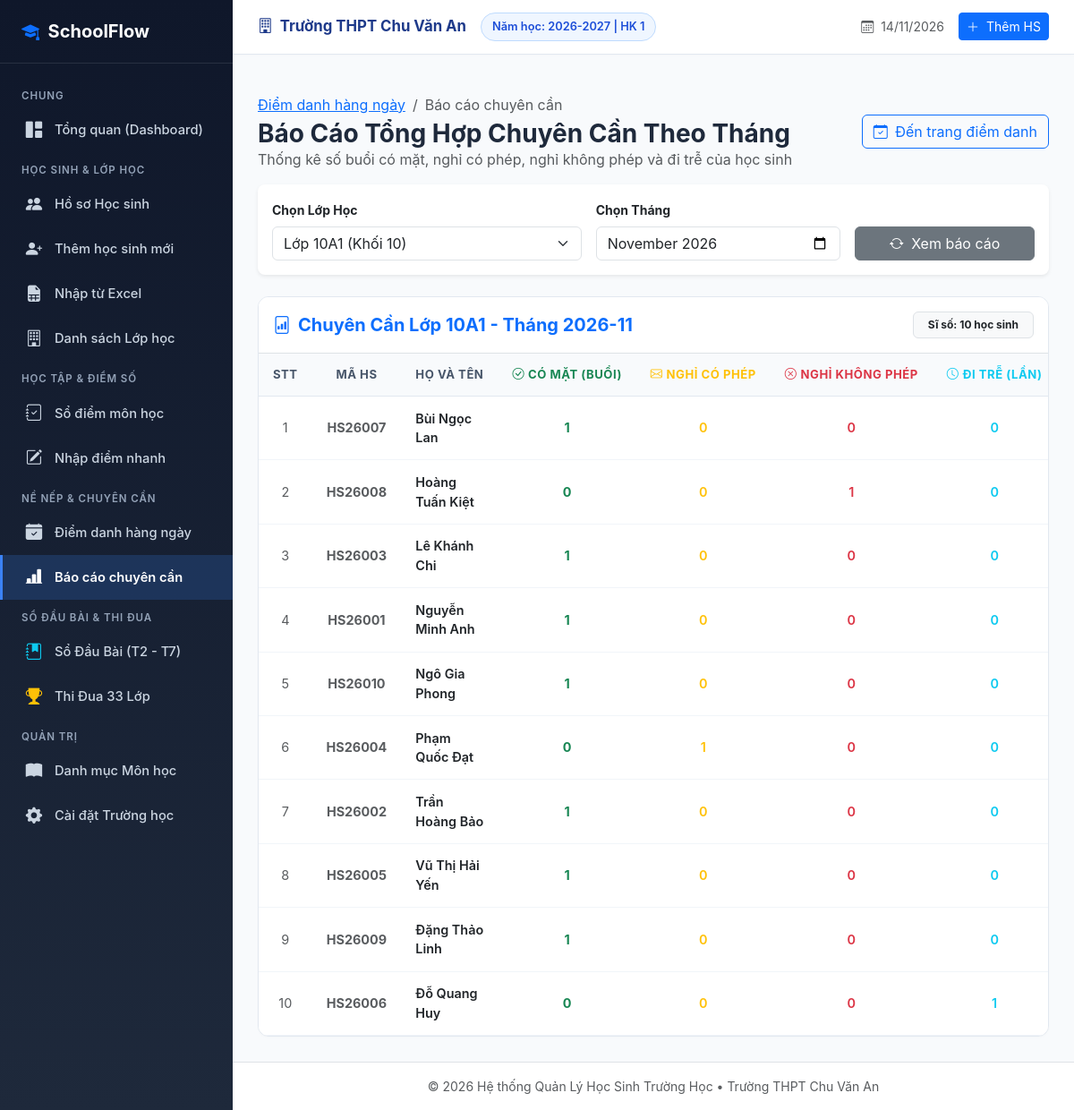
Page /attendance/report on the committed database.
### tables this page shows
CREATE TABLE settings (
        key TEXT PRIMARY KEY,
        value TEXT
    );

CREATE TABLE academic_years (
        id INTEGER PRIMARY KEY AUTOINCREMENT,
        name TEXT NOT NULL UNIQUE,
        is_active INTEGER DEFAULT 0
    );

CREATE TABLE classes (
        id INTEGER PRIMARY KEY AUTOINCREMENT,
        name TEXT NOT NULL,
        grade_level INTEGER NOT NULL,
        academic_year_id INTEGER NOT NULL,
        teacher_name TEXT,
        room TEXT,
        FOREIGN KEY (academic_year_id) REFERENCES academic_years(id) ON DELETE CASCADE,
        UNIQUE(name, academic_year_id)
    );

CREATE TABLE students (
        id INTEGER PRIMARY KEY AUTOINCREMENT,
        student_code TEXT NOT NULL UNIQUE,
        full_name TEXT NOT NULL,
        date_of_birth TEXT,
        gender TEXT CHECK(gender IN ('Nam', 'Nữ')),
        address TEXT,
        phone TEXT,
        parent_name TEXT,
        parent_phone TEXT,
        email TEXT,
        status TEXT DEFAULT 'Đang học',
        class_id INTEGER,
        created_at TIMESTAMP DEFAULT CURRENT_TIMESTAMP,
        FOREIGN KEY (class_id) REFERENCES classes(id) ON DELETE SET NULL
    );

### app.py (the view)
@app.route('/attendance/report')
def attendance_report():
    class_id = request.args.get('class_id')
    month = request.args.get('month', datetime.today().strftime('%Y-%m'))
    conn = get_db()
    cursor = conn.cursor()
    cursor.execute("SELECT id, name, grade_level FROM classes ORDER BY grade_level ASC, LENGTH(name) ASC, name ASC")
    classes = cursor.fetchall()
    if not class_id and classes:
        class_id = str(classes[0]['id'])
    report_data = []
    current_class = None
    if class_id:
        cursor.execute("SELECT * FROM classes WHERE id = ?", (class_id,))
        current_class = cursor.fetchone()
        cursor.execute('''
        SELECT s.id, s.student_code, s.full_name,
               COUNT(CASE WHEN a.status = 'P' THEN 1 END) as present_count,
               COUNT(CASE WHEN a.status = 'CP' THEN 1 END) as cp_count,
               COUNT(CASE WHEN a.status = 'KP' THEN 1 END) as kp_count,
               COUNT(CASE WHEN a.status = 'T' THEN 1 END) as late_count
        FROM students s
        LEFT JOIN attendance a ON a.student_id = s.id AND strftime('%Y-%m', a.date) = ?
        WHERE s.class_id = ? AND s.status = 'Đang học'
        GROUP BY s.id
        ORDER BY s.full_name ASC
        ''', (month, class_id))
        report_data = cursor.fetchall()
    conn.close()
    return render_template('attendance/report.html',
                           classes=classes,
                           current_class=current_class,
                           selected_class_id=int(class_id) if class_id else None,
                           selected_month=month,
                           report_data=report_data)

### templates/attendance/report.html (shortened to what this page needs)
{% extends 'base.html' %}
{% block content %}
<div class="d-flex justify-content-between align-items-center mb-3">
    <div>
        <nav aria-label="breadcrumb">
            <ol class="breadcrumb mb-1">
                <li class="breadcrumb-item"><a href="{{ url_for('attendance_index') }}">Điểm danh hàng ngày</a></li>
                <li class="breadcrumb-item active">Báo cáo chuyên cần</li>
            </ol>
        </nav>
        <h3 class="fw-bold mb-0">Báo Cáo Tổng Hợp Chuyên Cần Theo Tháng</h3>
        <p class="text-muted mb-0">Thống kê số buổi có mặt, nghỉ có phép, nghỉ không phép và đi trễ của học sinh</p>
    </div>
    <div class="d-flex gap-2">
        <a href="{{ url_for('attendance_index', class_id=selected_class_id) }}" class="btn btn-outline-primary">
            <i class="bi bi-calendar-check me-1"></i> Đến trang điểm danh
        </a>
    </div>
</div>
<div class="card border-0 shadow-sm rounded-3 p-3 mb-4 bg-white">
    <form method="GET" action="{{ url_for('attendance_report') }}" class="row g-3 align-items-end">
        <div class="col-md-5">
            <label class="form-label small fw-bold">Chọn Lớp Học</label>
            <select name="class_id" class="form-select" onchange="this.form.submit()">
                {% for c in classes %}
                <option value="{{ c.id }}" {% if selected_class_id == c.id %}selected{% endif %}>
                    Lớp {{ c.name }} (Khối {{ c.grade_level }})
                </option>
                {% endfor %}
            </select>
        </div>
        <div class="col-md-4">
            <label class="form-label small fw-bold">Chọn Tháng</label>
            <input type="month" name="month" class="form-control" value="{{ selected_month }}" onchange="this.form.submit()">
        </div>
        <div class="col-md-3">
            <button type="submit" class="btn btn-secondary w-100">
                <i class="bi bi-arrow-repeat me-1"></i> Xem báo cáo
            </button>
        </div>
    </form>
</div>
<div class="card-table">
    <div class="p-3 d-flex justify-content-between align-items-center border-bottom bg-white">
        <h5 class="fw-bold mb-0 text-primary">
            <i class="bi bi-file-bar-graph me-2"></i>Chuyên Cần Lớp {{ current_class.name if current_class else '' }} - Tháng {{ selected_month }}
        </h5>
        <span class="badge bg-light text-dark border px-3 py-2">
            Sĩ số: {{ report_data | length }} học sinh
        </span>
    </div>
    <div class="table-responsive">
        <table class="table align-middle text-center">
            <thead>
                <tr>
                    <th style="width: 50px;">STT</th>
                    <th style="width: 110px;">Mã HS</th>
                    <th class="text-start">Họ và Tên</th>
                    <th class="text-success"><i class="bi bi-check-circle me-1"></i>Có mặt (buổi)</th>
                    <th class="text-warning"><i class="bi bi-envelope me-1"></i>Nghỉ có phép</th>
                    <th class="text-danger"><i class="bi bi-x-circle me-1"></i>Nghỉ không phép</th>
                    <th class="text-info"><i class="bi bi-clock me-1"></i>Đi trễ (lần)</th>
                </tr>
            </thead>
            <tbody>
                {% for r in report_data %}
                <tr>
                    <td class="text-muted">{{ loop.index }}</td>
                    <td class="fw-bold text-muted">{{ r.student_code }}</td>
                    <td class="text-start fw-semibold">
                        <a href="{{ url_for('student_detail', student_id=r.id) }}" class="text-decoration-none text-dark">
                            {{ r.full_name }}
                        </a>
                    </td>
                    <td class="fw-bold text-success">{{ r.present_count }}</td>
                    <td class="fw-semibold text-warning">{{ r.cp_count }}</td>
                    <td class="fw-semibold text-danger">{{ r.kp_count }}</td>
                    <td class="fw-semibold text-info">{{ r.late_count }}</td>
                </tr>
                {% else %}
                <tr>
                    <td colspan="8" class="text-center py-5 text-muted">
                        Chưa có dữ liệu điểm danh nào trong tháng này.
                    </td>
                </tr>
                {% endfor %}
            </tbody>
        </table>
    </div>
</div>
{% endblock %}

### templates/base.html (shortened to what this page needs)
<!DOCTYPE html>
<html lang="vi">
<head>
    <link href="https://cdn.jsdelivr.net/npm/bootstrap@5.3.3/dist/css/bootstrap.min.css" rel="stylesheet">
    <link rel="stylesheet" href="https://cdn.jsdelivr.net/npm/bootstrap-icons@1.11.3/font/bootstrap-icons.min.css">
    <link rel="stylesheet" href="{{ url_for('static', filename='css/style.css') }}">
</head>
<body>
<div class="app-wrapper">
    <aside class="app-sidebar">
        <div class="sidebar-header">
            <a href="{{ url_for('dashboard') }}" class="sidebar-brand">
                <i class="bi bi-mortarboard-fill text-primary"></i>
                <span>SchoolFlow</span>
            </a>
        </div>
        <ul class="sidebar-menu">
            <li class="menu-category">Chung</li>
            <li class="menu-item {% if request.endpoint == 'dashboard' %}active{% endif %}">
                <a href="{{ url_for('dashboard') }}">
                    <i class="bi bi-grid-1x2-fill"></i>
                    <span>Tổng quan (Dashboard)</span>
                </a>
            </li>
            <li class="menu-category">Học Sinh & Lớp Học</li>
            <li class="menu-item {% if request.endpoint in ['student_list', 'student_detail', 'student_edit'] %}active{% endif %}">
                <a href="{{ url_for('student_list') }}">
                    <i class="bi bi-people-fill"></i>
                    <span>Hồ sơ Học sinh</span>
                </a>
            </li>
            <li class="menu-item {% if request.endpoint == 'student_create' %}active{% endif %}">
                <a href="{{ url_for('student_create') }}">
                    <i class="bi bi-person-plus-fill"></i>
                    <span>Thêm học sinh mới</span>
                </a>
            </li>
            <li class="menu-item {% if request.endpoint == 'student_import' %}active{% endif %}">
                <a href="{{ url_for('student_import') }}">
                    <i class="bi bi-file-earmark-spreadsheet-fill"></i>
                    <span>Nhập từ Excel</span>
                </a>
            </li>
            <li class="menu-item {% if request.endpoint in ['classroom_list', 'classroom_detail'] %}active{% endif %}">
                <a href="{{ url_for('classroom_list') }}">
                    <i class="bi bi-building"></i>
                    <span>Danh sách Lớp học</span>
                </a>
            </li>
            <li class="menu-category">Học Tập & Điểm Số</li>
            <li class="menu-item {% if request.endpoint == 'grade_list' %}active{% endif %}">
                <a href="{{ url_for('grade_list') }}">
                    <i class="bi bi-journal-check"></i>
                    <span>Sổ điểm môn học</span>
                </a>
            </li>
            <li class="menu-item {% if request.endpoint == 'grade_input' %}active{% endif %}">
                <a href="{{ url_for('grade_input') }}">
                    <i class="bi bi-pencil-square"></i>
                    <span>Nhập điểm nhanh</span>
                </a>
            </li>
            <li class="menu-category">Nề Nếp & Chuyên Cần</li>
            <li class="menu-item {% if request.endpoint == 'attendance_index' %}active{% endif %}">
                <a href="{{ url_for('attendance_index') }}">
                    <i class="bi bi-calendar-check-fill"></i>
                    <span>Điểm danh hàng ngày</span>
                </a>
            </li>
            <li class="menu-item {% if request.endpoint == 'attendance_report' %}active{% endif %}">
                <a href="{{ url_for('attendance_report') }}">
                    <i class="bi bi-bar-chart-line-fill"></i>
                    <span>Báo cáo chuyên cần</span>
                </a>
            </li>
            <li class="menu-category">Sổ Đầu Bài & Thi Đua</li>
            <li class="menu-item {% if request.endpoint in ['class_diary_index', 'class_diary_input'] %}active{% endif %}">
                <a href="{{ url_for('class_diary_index') }}">
                    <i class="bi bi-journal-bookmark-fill text-info"></i>
                    <span>Sổ Đầu Bài (T2 - T7)</span>
                </a>
            </li>
            <li class="menu-item {% if request.endpoint == 'class_diary_ranking' %}active{% endif %}">
                <a href="{{ url_for('class_diary_ranking') }}">
                    <i class="bi bi-trophy-fill text-warning"></i>
                    <span>Thi Đua 33 Lớp</span>
                </a>
            </li>
            <li class="menu-category">Quản Trị</li>
            <li class="menu-item {% if request.endpoint == 'subject_list' %}active{% endif %}">
                <a href="{{ url_for('subject_list') }}">
                    <i class="bi bi-book-fill"></i>
                    <span>Danh mục Môn học</span>
                </a>
            </li>
            <li class="menu-item {% if request.endpoint == 'settings_page' %}active{% endif %}">
                <a href="{{ url_for('settings_page') }}">
                    <i class="bi bi-gear-fill"></i>
                    <span>Cài đặt Trường học</span>
                </a>
            </li>
        </ul>
    </aside>
    <div class="app-main">
        <header class="app-topbar">
            <div class="school-meta">
                <span class="school-name">
                    <i class="bi bi-building me-1"></i> {{ settings.get('school_name', 'Trường THPT') }}
                </span>
                <span class="badge-academic-year">
                    Năm học: {{ current_year.name if current_year else settings.get('current_academic_year', '2026-2027') }} | HK {{ settings.get('current_semester', '1') }}
                </span>
            </div>
            <div class="d-flex align-items-center gap-3">
                <span class="text-muted small">
                    <i class="bi bi-calendar3 me-1"></i> {{ today_date | format_date }}
                </span>
                <a href="{{ url_for('student_create') }}" class="btn btn-sm btn-primary">
                    <i class="bi bi-plus-lg me-1"></i> Thêm HS
                </a>
            </div>
        </header>
        <div class="container-fluid px-4 pt-3 no-print">
        </div>
        <main class="app-content">
            {% block content %}{% endblock %}
        </main>
        <footer class="text-center py-3 text-muted small border-top bg-white no-print">
            <span>&copy; 2026 Hệ thống Quản Lý Học Sinh Trường Học &bull; {{ settings.get('school_name', '') }}</span>
        </footer>
    </div>
</div>
</body>
</html>

### rows in the picture
settings: get "Trường THPT Chu Văn An"
academic_years: name "2026-2027"
classes: name "10A1"
students: student_code "HS26007", full_name "Bùi Ngọc Lan", present_count "1", cp_count "0", kp_count "0", late_count "0"
students: student_code "HS26008", full_name "Hoàng Tuấn Kiệt", present_count "0", cp_count "0", kp_count "1", late_count "0"
students: student_code "HS26003", full_name "Lê Khánh Chi", present_count "1", cp_count "0", kp_count "0", late_count "0"
students: student_code "HS26001", full_name "Nguyễn Minh Anh", present_count "1", cp_count "0", kp_count "0", late_count "0"
students: student_code "HS26010", full_name "Ngô Gia Phong", present_count "1", cp_count "0", kp_count "0", late_count "0"
students: student_code "HS26004", full_name "Phạm Quốc Đạt", present_count "0", cp_count "1", kp_count "0", late_count "0"
students: student_code "HS26002", full_name "Trần Hoàng Bảo", present_count "1", cp_count "0", kp_count "0", late_count "0"
students: student_code "HS26005", full_name "Vũ Thị Hải Yến", present_count "1", cp_count "0", kp_count "0", late_count "0"
students: student_code "HS26009", full_name "Đặng Thảo Linh", present_count "1", cp_count "0", kp_count "0", late_count "0"
students: student_code "HS26006", full_name "Đỗ Quang Huy", present_count "0", cp_count "0", kp_count "0", late_count "1"

### other values in the picture
{{ settings.get('current_semester', '1') }} "1"
{{ selected_month }} "2026-11"
{{ report_data | length }} "10"
